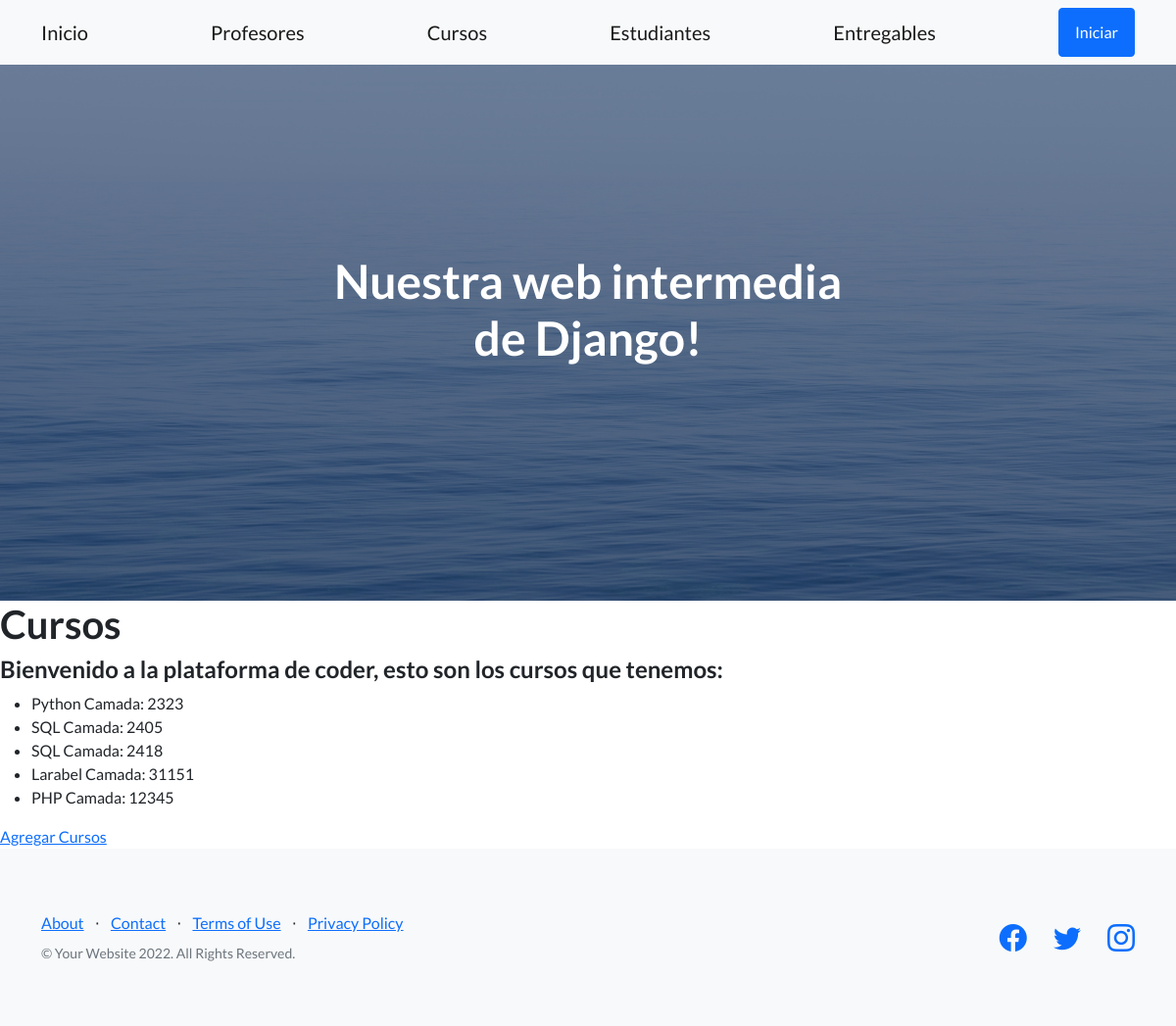
The app's page /app-coder/Cursos, older data.
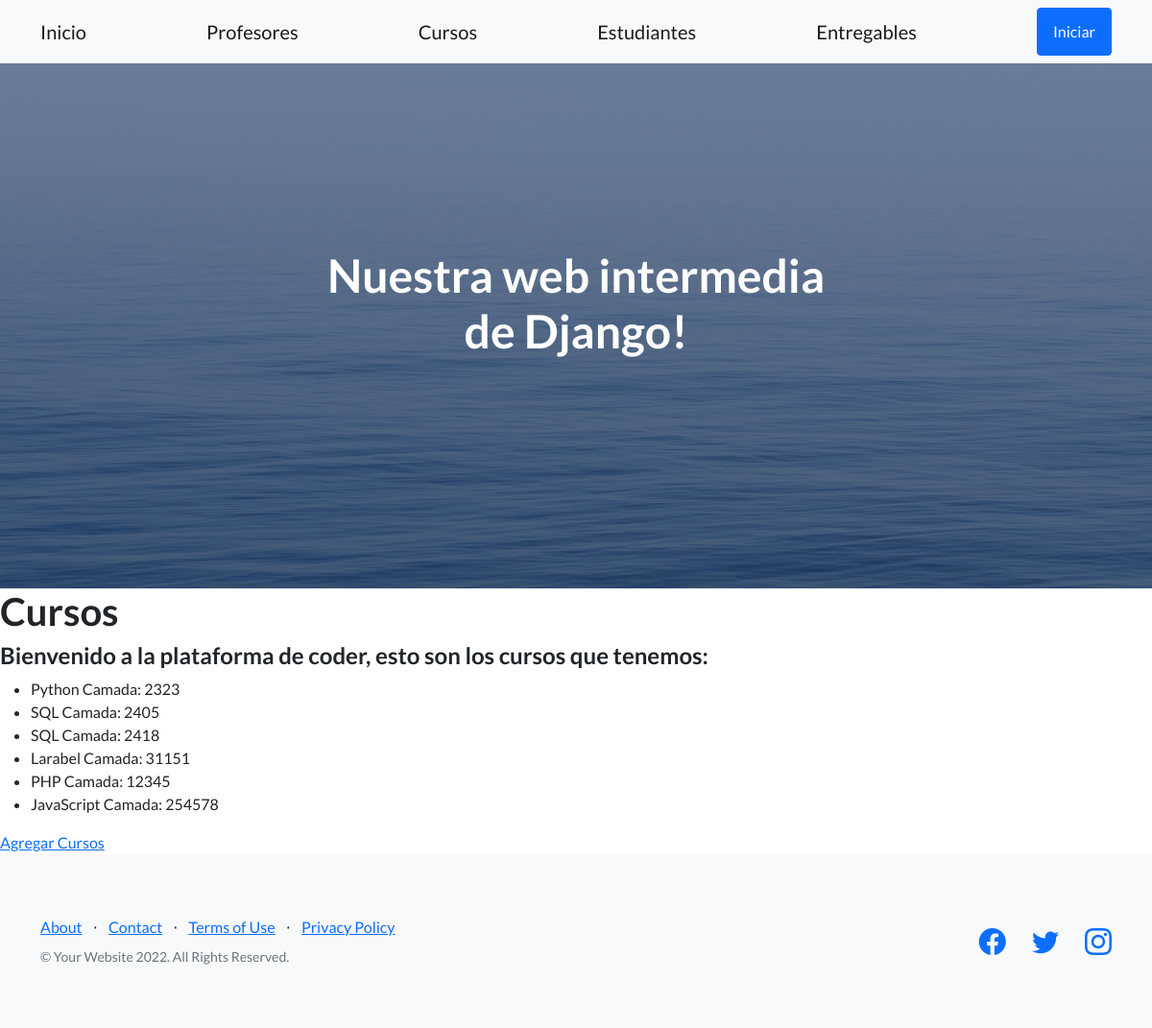
The same page, newer data.
### appcoder/models.py (models this page shows, shortened)
class Curso(models.Model):
    nombre = models.CharField(max_length=50)
    camada = models.IntegerField()

### appcoder/views.py (the view)
# urls.py: path("Cursos", Cursos2, name="Cursos"),
def Cursos2(request):
    lista = Curso.objects.all()
    return render(request, "cursos.html", {"lista_cursos" : lista})

### appcoder/templates/cursos.html
{% extends 'padre.html' %}
{% load static %}
{% block contenidoQueCambia %}
    <h1>Cursos</h1>
    <h4>Bienvenido a la plataforma de coder, esto son los cursos que tenemos:</h4>
    <ul>
        {% for curso in lista_cursos %}
            <li>
                {{curso.nombre}} Camada: {{curso.camada}}
            </li>
        {% endfor %}
    </ul>
    <a href = "{% url 'CursoFormulario'  %}">
        Agregar Cursos
    </a>
{% endblock contenidoQueCambia %}

Row changes from the older to the newer data that the page shows:
added Curso: nombre "JavaScript", camada "254578"
